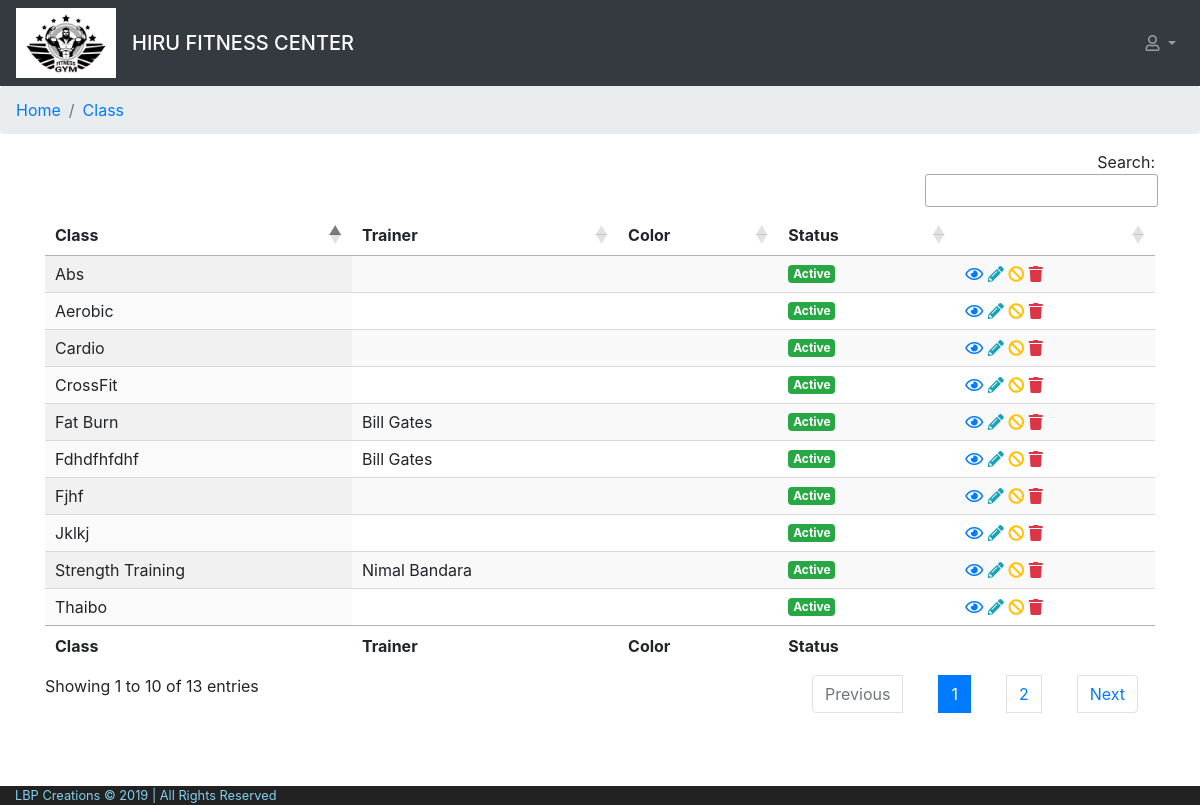
The app's page /cms/view/class/index.php with its own data.
### tables this page shows
CREATE TABLE `class` (
  `class_id` int(11) NOT NULL,
  `class_name` varchar(255) NOT NULL,
  `class_description` varchar(2500) NOT NULL,
  `instructor_id` int(11) NOT NULL,
  `image` varchar(255) NOT NULL,
  `color` varchar(10) NOT NULL COMMENT 'color of the class',
  `status` char(1) NOT NULL COMMENT 'A = Active , I = Inactive ,D = Deleted'
);

### model/class.php (called while the page is built, shortened)
<?php
class Programs{
    public static function displayAllPrograms(){
        $con=$GLOBALS['con'];
        $sql="  SELECT
                    class.class_id,
                    class.class_name,
                    class.color,
                    class.status,
                    CONCAT_WS(' ',staff.first_name,staff.last_name) AS trainer_name
                FROM class
                LEFT JOIN staff ON class.instructor_id = staff.staff_id
                WHERE class.status != 'D'
                ORDER BY class.class_id DESC";
        $result=$con->query($sql);
        return $result;
    }
}

### cms/view/class/index.php (the view, shortened to what this page needs)
<?php include '../../layout/header.php'; ?>
<?php include '../../../model/class.php'; ?>
<?php
$allClass = Programs::displayAllPrograms();
?>
<body>
    <?php include '../../layout/navBar.php';?>
    <nav aria-label="breadcrumb">
    <ol class="breadcrumb">
        <li class="breadcrumb-item" aria-current="page"><a href="../dashboard/dashboard.php">Home</a></li>
        <li class="breadcrumb-item active" aria-current="page"><a href="#">Class</a></li>
    </ol>
    </nav>
    <div class="container">
        <table id="example" class="display" style="width:100%">
            <thead>
                <tr>
                    <th>Class</th>
                    <th>Trainer</th>
                    <th>Color</th>
                    <th>Status</th>
                    <th>&nbsp;</th>
                </tr>
            </thead>
            <tbody>
                <?php
                    while($row = $allClass->fetch_assoc()) {
                        if($row['status']==Programs::ACTIVE){
                            $status="Active";
                        }elseif($row['status']==Programs::INACTIVE){
                            $status="Inactive";
                        }
                ?>
                <tr>
                    <td><?php echo ucwords($row['class_name']); ?></td>
                    <td><?php echo ucwords($row['trainer_name']); ?></td>
                    <td><?php echo $row['color']; ?></td>
                    <td><span class="badge <?php if($row['status']==Programs::ACTIVE){echo "badge-success";}else{echo "badge-danger";}?>"><?php echo $status; ?></span></td>
                    <td>
                            <a data-toggle="tooltip" data-placement="top" title="View" href="../../controller/classController.php?Programs_id=<?php echo $row['class_id']?>&status=View"><i class="far fa-eye text-primary"></i></a>
                            <a data-toggle="tooltip" data-placement="top" title="Edit" href="../../controller/classController.php?Programs_id=<?php echo $row['class_id']?>&status=Edit"><i class="fas fa-pencil-alt text-info"></i></a>
                        <?php
                            $classId = $row['class_id'];
                            if($row['status']==Programs::ACTIVE){
                                echo "<a data-toggle='tooltip' data-placement='top' title='Deactivate' href='../../controller/classController.php?class_id='.$classId.'&status=Deactivate'><i class='fas fa-ban text-warning'></i></a>";
                            }elseif($row['status']==Programs::INACTIVE){
                                echo "<a data-toggle='tooltip' data-placement='top' title='Activate' href='../../controller/classController.php?class_id='.$classId.'&status=Activate'><i class='far fa-check-circle text-success'></i></a>";
                            }
                        ?>
                            <a data-toggle="tooltip" data-placement="top" title="Delete"><i class="fas fa-trash text-danger"></i></a>
                    </td>
                </tr>
                    <?php } ?>
            </tbody>
            <tfoot>
                <tr>
                    <th>Class</th>
                    <th>Trainer</th>
                    <th>Color</th>
                    <th>Status</th>
                    <th>&nbsp;</th>
                </tr>
            </tfoot>
        </table>
    </div>
<?php include '../../layout/footer.php';?>

### public/css/layout.css (style rules this page uses)
body { background-color: #ffffff; }
a { text-decoration: none !important; }

### records on screen
class: class_name "Fjhf", status "Active"
class: class_name "Abs", status "Active"
class: class_name "Fdhdfhfdhf", trainer_name "Bill Gates", status "Active"
class: class_name "Jklkj", status "Active"
class: class_name "Strength Training", trainer_name "Nimal Bandara", status "Active"
class: class_name "Fat Burn", trainer_name "Bill Gates", status "Active"
class: class_name "CrossFit", status "Active"
class: class_name "Thaibo", status "Active"
class: class_name "Aerobic", status "Active"
class: class_name "Cardio", status "Active"

### other values on screen
SYSTEM_BUSINESS_NAME "HIRU FITNESS CENTER"
